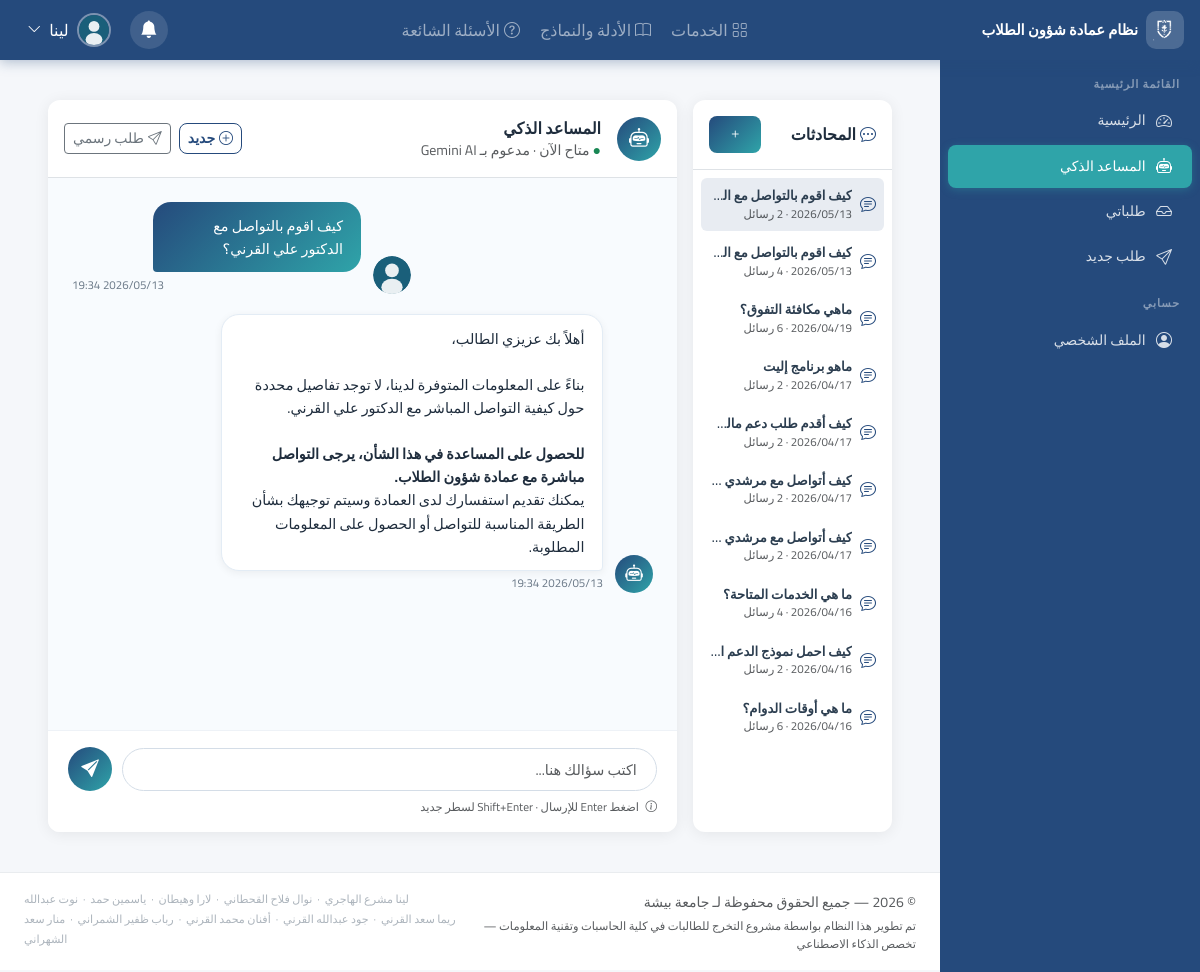
The page /student/chatbot.php?conv=15 (signed in) on the database its author committed.
### tables this page shows
CREATE TABLE `system_settings` (
  `id` int(10) UNSIGNED NOT NULL,
  `setting_key` varchar(100) NOT NULL,
  `setting_value` text DEFAULT NULL,
  `updated_at` datetime DEFAULT current_timestamp() ON UPDATE current_timestamp()
);

CREATE TABLE `chatbot_conversations` (
  `id` int(10) UNSIGNED NOT NULL,
  `student_id` int(10) UNSIGNED DEFAULT NULL,
  `session_title` varchar(250) DEFAULT 'محادثة جديدة',
  `created_at` datetime DEFAULT current_timestamp(),
  `updated_at` datetime DEFAULT current_timestamp() ON UPDATE current_timestamp()
);

CREATE TABLE `chatbot_messages` (
  `id` int(10) UNSIGNED NOT NULL,
  `conversation_id` int(10) UNSIGNED NOT NULL,
  `sender_type` enum('student','bot') NOT NULL,
  `message_text` text NOT NULL,
  `matched_chunks` text DEFAULT NULL,
  `confidence_score` float DEFAULT NULL,
  `created_at` datetime DEFAULT current_timestamp()
);

### includes/db.php (called while the page is built, shortened)
<?php
try {
    $dsn = "mysql:host=" . DB_HOST . ";dbname=" . DB_NAME . ";charset=" . DB_CHARSET;
    $pdo = new PDO($dsn, DB_USER, DB_PASS, [
        PDO::ATTR_ERRMODE            => PDO::ERRMODE_EXCEPTION,
        PDO::ATTR_DEFAULT_FETCH_MODE => PDO::FETCH_ASSOC,
        PDO::ATTR_EMULATE_PREPARES   => false,
    ]);
} catch (PDOException $e) {
    die(json_encode(['error' => 'فشل الاتصال بقاعدة البيانات: ' . $e->getMessage()]));
}
function getSetting(string $key, string $default = ''): string {
    global $pdo;
    $stmt = $pdo->prepare("SELECT setting_value FROM system_settings WHERE setting_key = ?");
    $stmt->execute([$key]);
    $row = $stmt->fetch();
    return $row ? (string)$row['setting_value'] : $default;
}

### student/chatbot.php (the view, shortened to what this page needs)
<?php
require_once __DIR__ . '/../includes/db.php';
require_once __DIR__ . '/../includes/functions.php';
$userId = getUserId();
$conversations = $pdo->prepare("
    SELECT cc.*, COUNT(cm.id) as msg_count
    FROM chatbot_conversations cc
    LEFT JOIN chatbot_messages cm ON cm.conversation_id = cc.id
    WHERE cc.student_id = ?
    GROUP BY cc.id
    ORDER BY cc.updated_at DESC
    LIMIT 10
");
$conversations->execute([$userId]);
$conversations = $conversations->fetchAll();
$convId = (int)($_GET['conv'] ?? 0);
$messages = [];
if ($convId > 0) {
    $stmt = $pdo->prepare("SELECT * FROM chatbot_messages WHERE conversation_id = ? ORDER BY created_at ASC");
    $stmt->execute([$convId]);
    $messages = $stmt->fetchAll();
}
require_once __DIR__ . '/../includes/header.php';
?>
<div class="container-fluid px-4 py-3">
    <div class="row g-3">
        <div class="col-lg-3 d-none d-lg-block">
            <div class="std-card h-100" style="max-height:calc(100vh - 120px);overflow-y:auto;">
                <div class="p-3 border-bottom d-flex justify-content-between align-items-center">
                    <h6 class="mb-0 fw-bold"><i class="bi bi-chat-dots me-1 text-primary"></i>المحادثات</h6>
                    <button class="btn btn-sm btn-primary" onclick="Chatbot.newConversation()">
                        <i class="bi bi-plus"></i>
                    </button>
                </div>
                <div class="p-2">
                    <?php if (empty($conversations)): ?>
                        <p class="text-muted small text-center p-3">لا توجد محادثات سابقة</p>
                    <?php else: ?>
                        <?php foreach ($conversations as $conv): ?>
                        <a href="/STD/student/chatbot.php?conv=<?= $conv['id'] ?>"
                           class="d-block p-2 rounded mb-1 text-decoration-none <?= $convId == $conv['id'] ? 'bg-primary-soft' : '' ?>"
                           style="transition:.15s;" onmouseover="this.style.background='#f0f4f8'" onmouseout="this.style.background='<?= $convId == $conv['id'] ? '#e8f4f8' : '' ?>'">
                            <div class="d-flex align-items-center gap-2">
                                <i class="bi bi-chat-text text-primary"></i>
                                <div class="overflow-hidden">
                                    <div class="fw-600 text-truncate" style="font-size:.82rem;color:#2c3e50;"><?= htmlspecialchars($conv['session_title']) ?></div>
                                    <div class="text-muted" style="font-size:.72rem;"><?= formatDate($conv['updated_at']) ?> · <?= $conv['msg_count'] ?> رسائل</div>
                                </div>
                            </div>
                        </a>
                        <?php endforeach; ?>
                    <?php endif; ?>
                </div>
            </div>
        </div>
        <div class="col-lg-9">
            <div class="chat-container">
                <div class="p-3 border-bottom d-flex align-items-center gap-3">
                    <div class="bot-avatar flex-shrink-0" style="width:44px;height:44px;font-size:1.25rem;">
                        <i class="bi bi-robot"></i>
                    </div>
                    <div>
                        <div class="fw-bold">المساعد الذكي</div>
                        <div class="text-muted small"><span class="text-success">●</span> متاح الآن · مدعوم بـ Gemini AI</div>
                    </div>
                    <div class="ms-auto d-flex gap-2">
                        <button class="btn btn-sm btn-outline-primary" onclick="Chatbot.newConversation()" title="محادثة جديدة">
                            <i class="bi bi-plus-circle me-1"></i>جديد
                        </button>
                        <a href="/STD/student/new_request.php" class="btn btn-sm btn-outline-secondary" title="تقديم طلب رسمي">
                            <i class="bi bi-send me-1"></i>طلب رسمي
                        </a>
                    </div>
                </div>
                <div class="chat-messages" id="chatMessages">
                    <?php if (empty($messages)): ?>
                    <div class="text-center py-5">
                        <div class="bot-avatar mx-auto mb-3" style="width:64px;height:64px;font-size:1.8rem;">
                            <i class="bi bi-robot"></i>
                        </div>
                        <h5 class="fw-bold mb-2">مرحباً! أنا مساعدك الذكي</h5>
                        <p class="text-muted mb-4">يمكنني الإجابة على أسئلتك المتعلقة بشؤون الطلاب</p>
                        <div class="row g-2 justify-content-center">
                            <?php
                            $suggestions = [
                                'ما هي الخدمات المتاحة؟',
                                'كيف أتواصل مع مرشدي الأكاديمي؟',
                                'كيف أقدم طلب دعم مالي؟',
                                'ما هي أوقات الدوام؟'
                            ];
                            foreach ($suggestions as $sugg): ?>
                            <div class="col-auto">
                                <button class="btn btn-outline-primary btn-sm"
                                        onclick="document.getElementById('chatInput').value=this.textContent;Chatbot.sendMessage()">
                                    <?= htmlspecialchars($sugg) ?>
                                </button>
                            </div>
                            <?php endforeach; ?>
                        </div>
                    </div>
                    <?php else: ?>
                        <?php foreach ($messages as $msg): ?>
                        <div class="chat-message <?= $msg['sender_type'] === 'student' ? 'user-msg' : 'bot-msg' ?>">
                            <?php if ($msg['sender_type'] === 'bot'): ?>
                                <div class="bot-avatar"><i class="bi bi-robot"></i></div>
                            <?php endif; ?>
                            <div>
                                <div class="chat-bubble"><?= formatChatMessage($msg['message_text']) ?></div>
                                <div class="chat-time"><?= formatDateTime($msg['created_at']) ?></div>
                            </div>
                            <?php if ($msg['sender_type'] === 'student'): ?>
                                <img src="<?= getUserAvatar($_SESSION['profile_image'] ?? '') ?>" alt="" class="chat-avatar">
                            <?php endif; ?>
                        </div>
                        <?php endforeach; ?>
                    <?php endif; ?>
                </div>
                <div class="chat-input-area">
                    <div class="chat-input-wrap">
                        <textarea id="chatInput" class="form-control chat-input auto-resize"
                                  placeholder="اكتب سؤالك هنا..." rows="1"></textarea>
                        <button class="btn-send" onclick="Chatbot.sendMessage()" title="إرسال">
                            <i class="bi bi-send-fill"></i>
                        </button>
                    </div>
                    <div class="text-muted mt-2" style="font-size:.72rem;">
                        <i class="bi bi-info-circle me-1"></i>
                        اضغط Enter للإرسال · Shift+Enter لسطر جديد
                    </div>
                </div>
            </div>
        </div>
    </div>
</div>
<?php require_once __DIR__ . '/../includes/footer.php'; ?>

### includes/header.php (shortened to what this page needs)
<?php
$siteName = getSetting('site_name', 'نظام شؤون الطلاب');
$siteLogo = getSetting('site_logo', '');
$userType  = $_SESSION['user_type'] ?? '';
$userId    = (int)($_SESSION['user_id'] ?? 0);
$fullName  = $_SESSION['full_name'] ?? '';
$prefix = '/STD';
$dashLink = match($userType) {
    'student'          => "$prefix/student/dashboard.php",
    'admin'            => "$prefix/admin/dashboard.php",
    'manager'          => "$prefix/manager/dashboard.php",
    'academic_advisor' => "$prefix/advisor/dashboard.php",
    default            => "$prefix/login.php",
};
$hasSidebar = in_array($userType, ['admin', 'manager', 'student', 'academic_advisor']);
?>
<!DOCTYPE html>
<html lang="ar" dir="rtl">
<head>
    <link rel="stylesheet" href="https://cdn.jsdelivr.net/npm/bootstrap@5.3.3/dist/css/bootstrap.rtl.min.css">
    <link rel="stylesheet" href="https://cdn.jsdelivr.net/npm/bootstrap-icons@1.11.3/font/bootstrap-icons.min.css">
    <link rel="stylesheet" href="<?= $prefix ?>/assets/css/style.css?v=<?= filemtime($_SERVER['DOCUMENT_ROOT'].'/STD/assets/css/style.css') ?>">
</head>
<body class="<?= $userType ?>-layout">
<nav class="std-navbar navbar navbar-expand-lg navbar-dark">
    <div class="container-fluid px-3 gap-2">
        <a class="d-flex align-items-center gap-2 text-decoration-none" href="<?= $dashLink ?>">
            <div class="brand-icon">
                <?php if ($siteLogo): ?>
                    <img src="/STD/assets/uploads/<?= htmlspecialchars($siteLogo) ?>" alt="<?= htmlspecialchars($siteName) ?>" style="width:36px;height:36px;object-fit:contain;border-radius:6px;">
                <?php else: ?>
                    <i class="bi bi-mortarboard-fill"></i>
                <?php endif; ?>
            </div>
            <span class="brand-title d-none d-sm-block"><?= htmlspecialchars($siteName) ?></span>
        </a>
        <?php if ($userType === 'student'): ?>
        <ul class="navbar-nav flex-row gap-1 mx-auto d-none d-lg-flex">
            <?php
            $quickNav = [
                ['/student/services', 'bi-grid',            'الخدمات'],
                ['/student/guides',   'bi-book',            'الأدلة والنماذج'],
                ['/student/faq',      'bi-question-circle', 'الأسئلة الشائعة'],
            ];
            foreach ($quickNav as [$path, $icon, $label]):
                $active = strpos($_SERVER['REQUEST_URI'], $path) !== false ? 'active' : '';
            ?>
            <li class="nav-item">
                <a class="nav-link nav-pill <?= $active ?>" href="<?= $prefix ?><?= $path ?>.php">
                    <i class="bi <?= $icon ?> me-1"></i><?= $label ?>
                </a>
            </li>
            <?php endforeach; ?>
        </ul>
        <?php else: ?>
        <span class="flex-grow-1"></span>
        <?php endif; ?>
        <?php if ($userId > 0): ?>
        <ul class="navbar-nav flex-row align-items-center gap-2">
            <li class="nav-item dropdown">
                <a class="nav-link nav-icon-btn position-relative" href="#" data-bs-toggle="dropdown" aria-label="الإشعارات">
                    <i class="bi bi-bell-fill"></i>
                </a>
            </li>
            <li class="nav-item dropdown">
                <a class="nav-link user-menu-btn d-flex align-items-center gap-2" href="#" data-bs-toggle="dropdown">
                    <img src="<?= getUserAvatar($_SESSION['profile_image'] ?? '') ?>" alt="" class="user-avatar-sm">
                    <span class="d-none d-lg-block"><?= htmlspecialchars(explode(' ', $fullName)[0] ?? $fullName) ?></span>
                    <i class="bi bi-chevron-down small d-none d-lg-inline"></i>
                </a>
            </li>
        </ul>
        <?php endif; ?>
    </div>
</nav>
<div class="layout-wrapper">
<?php if ($hasSidebar): ?>
<?php require_once __DIR__ . '/sidebar.php'; ?>
<?php endif; ?>
<div class="page-body">
<div class="page-content">

### includes/functions.php (shortened to what this page needs)
<?php
function formatDateTime(string $date): string {
    $timestamp = strtotime($date);
    return date('Y/m/d H:i', $timestamp);
}
function formatChatMessage(string $text): string {
    $text = htmlspecialchars($text, ENT_QUOTES, 'UTF-8');
    $text = preg_replace(
        '/\[([^\]]+)\]\((\/[^)]+)\)/',
        '<a href="$2" target="_blank" class="chat-link">$1 <i class="bi bi-download"></i></a>',
        $text
    );
    $text = preg_replace('/\*\*([^*]+)\*\*/', '<strong>$1</strong>', $text);
    $text = preg_replace('/(^|\n)[•\-] (.+)/', '$1<span class="chat-bullet">•</span> $2', $text);
    $text = nl2br($text);
    return $text;
}
function getUserAvatar(string $imagePath = '', string $gender = 'male'): string {
    return '/STD/assets/images/' . ($gender === 'female' ? 'avatar-female.svg' : 'avatar-male.svg');
}

### includes/footer.php (shortened to what this page needs)
<?php
$uniName = getSetting('university_name', 'جامعة بيشة');
?>
</div>
<footer class="main-footer">
    <div class="container-fluid px-4">
        <div class="row align-items-start py-3 g-2">
            <div class="col-md-6 text-center text-md-start">
                <span class="text-muted small">
                    &copy; <?= date('Y') ?> — جميع الحقوق محفوظة
                    لـ <?= htmlspecialchars($uniName) ?>
                </span>
                <div class="text-muted mt-1" style="font-size:.72rem;line-height:1.6;">
                    تم تطوير هذا النظام بواسطة مشروع التخرج للطالبات في
                    كلية الحاسبات وتقنية المعلومات — تخصص الذكاء الاصطناعي
                </div>
            </div>
            <div class="col-md-6 text-center text-md-end" style="font-size:.7rem;color:#adb5bd;line-height:1.8;">
                لينا مشرع الهاجري &nbsp;·&nbsp; نوال فلاح القحطاني &nbsp;·&nbsp; لارا وهيطان &nbsp;·&nbsp; ياسمين حمد &nbsp;·&nbsp; نوت عبدالله<br>
                ريما سعد القرني &nbsp;·&nbsp; جود عبدالله القرني &nbsp;·&nbsp; أفنان محمد القرني &nbsp;·&nbsp; رباب ظفير الشمراني &nbsp;·&nbsp; منار سعد الشهراني
            </div>
        </div>
    </div>
</footer>
</div>
</div>
</body>
</html>

### rows shown on the page
system_settings: setting_value (picture)
system_settings: setting_value "نظام عمادة شؤون الطلاب"
chatbot_conversations: msg_count "2"
chatbot_conversations: msg_count "4"
chatbot_conversations: session_title "ماهي مكافئة التفوق؟"
chatbot_conversations: session_title "ماهو برنامج إليت"
chatbot_conversations: session_title "كيف أقدم طلب دعم مالي؟", msg_count "2"
chatbot_conversations: msg_count "2"
chatbot_conversations: msg_count "2"
chatbot_conversations: session_title "ما هي الخدمات المتاحة؟"
chatbot_conversations: msg_count "2"
chatbot_conversations: session_title "ما هي أوقات الدوام؟"
chatbot_messages: message_text "كيف اقوم بالتواصل مع الدكتور علي القرني؟", created_at "2026/05/13 19:34"
chatbot_messages: sender_type "bot" (drawn), message_text "أهلاً بك عزيزي الطالب، بناءً على المعلومات المتوفرة لدينا، لا توجد تفاصيل محددة حول كيفية التواصل المباشر مع الدكتور علي القرني. للحصول على المساعدة في هذا الشأن، يرجى التواصل مباشرة مع عمادة شؤون الطلاب. يمكنك تقديم استفسارك لدى العمادة وسيتم توجيهك بشأن الطريقة المناسبة للتواصل أو الحصول على المعلومات المطلوبة.", created_at "2026/05/13 19:34"
system_settings: setting_value "جامعة بيشة"

### other values the page prints
$label "الخدمات"
$label "الأدلة والنماذج"
$label "الأسئلة الشائعة"
explode(' ', $fullName)[0] "لينا"
